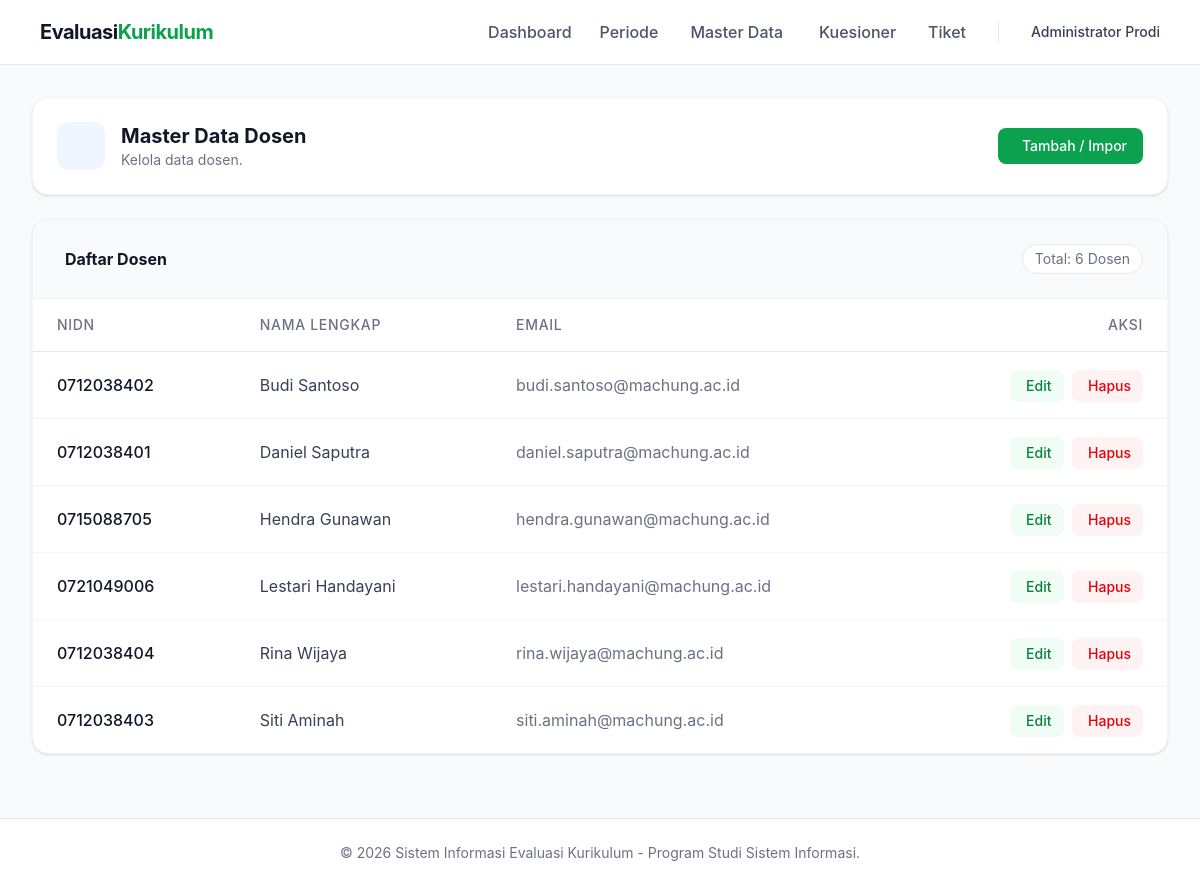
The app's page /admin/master/dosen.php (signed in) with its own data.
### tables this page shows
CREATE TABLE `profil_pengguna` (
  `pengguna_id` int(11) NOT NULL,
  `nomor_induk` varchar(50) DEFAULT NULL,
  `alamat` text DEFAULT NULL,
  `telepon` varchar(20) DEFAULT NULL,
  `posisi_pekerjaan` varchar(100) DEFAULT NULL,
  `instansi` varchar(100) DEFAULT NULL,
  `tahun_lulus` year(4) DEFAULT NULL,
  `foto` varchar(255) DEFAULT NULL,
  PRIMARY KEY (`pengguna_id`),
  CONSTRAINT `profil_pengguna_ibfk_1` FOREIGN KEY (`pengguna_id`) REFERENCES `pengguna` (`id`)
);

CREATE TABLE `pengguna` (
  `id` int(11) NOT NULL AUTO_INCREMENT,
  `nama` varchar(100) NOT NULL,
  `email` varchar(100) NOT NULL,
  `password_hash` varchar(255) NOT NULL,
  `peran` enum('admin','mahasiswa','alumni','perusahaan','dosen') NOT NULL,
  `wajib_ganti_sandi` tinyint(1) DEFAULT 1,
  `aktif` tinyint(1) DEFAULT 1,
  `dibuat_pada` timestamp NOT NULL DEFAULT current_timestamp(),
  `reset_token` varchar(255) DEFAULT NULL,
  `reset_token_expired` datetime DEFAULT NULL,
  PRIMARY KEY (`id`),
  UNIQUE KEY `email` (`email`)
);

### includes/helpers.php (called while the page is built, shortened)
<?php
function escape($string) {
    return htmlspecialchars($string ?? '', ENT_QUOTES, 'UTF-8');
}
?>

### admin/master/dosen.php (the view, shortened to what this page needs)
<?php
require_once '../../config/database.php';
require_once '../../includes/helpers.php';
$stmt = $pdo->query("SELECT u.id, u.nama, u.email, p.nomor_induk FROM pengguna u LEFT JOIN profil_pengguna p ON u.id = p.pengguna_id WHERE u.peran = 'dosen' ORDER BY u.nama ASC");
$dosen_list = $stmt->fetchAll();
require_once '../../includes/header.php';
?>
<div class="bg-white rounded-2xl shadow-sm border border-gray-100 p-6 mb-6">
    <div class="flex items-center justify-between">
        <div class="flex items-center gap-4">
            <div class="w-12 h-12 bg-blue-50 text-blue-500 rounded-xl flex items-center justify-center text-2xl"><i class="ph ph-chalkboard-teacher"></i></div>
            <div><h2 class="text-xl font-bold text-gray-900">Master Data Dosen</h2><p class="text-sm text-gray-500">Kelola data dosen.</p></div>
        </div>
        <button type="button" onclick="document.getElementById('modal-tambah').classList.remove('hidden')" class="bg-brand-500 hover:bg-brand-600 text-white px-4 py-2 rounded-lg text-sm font-medium transition-colors flex items-center gap-2">
            <i class="ph ph-plus-circle"></i> Tambah / Impor
        </button>
    </div>
</div>
<div class="bg-white rounded-2xl shadow-sm border border-gray-100 overflow-hidden mb-8">
    <div class="p-6 border-b border-gray-100 flex justify-between items-center bg-gray-50">
        <h3 class="font-bold text-gray-900 flex items-center gap-2"><i class="ph ph-list-bullets text-brand-500"></i> Daftar Dosen</h3>
        <span class="text-sm text-gray-500 bg-white px-3 py-1 rounded-full border border-gray-200">Total: <?= count($dosen_list) ?> Dosen</span>
    </div>
    <div class="overflow-x-auto">
        <table class="w-full text-left border-collapse">
            <thead>
                <tr class="bg-white border-b border-gray-200 text-sm text-gray-500 uppercase tracking-wider">
                    <th class="px-6 py-4 font-medium">NIDN</th><th class="px-6 py-4 font-medium">Nama Lengkap</th>
                    <th class="px-6 py-4 font-medium">Email</th><th class="px-6 py-4 font-medium text-right">Aksi</th>
                </tr>
            </thead>
            <tbody class="divide-y divide-gray-100">
                <?php if (count($dosen_list) === 0): ?><tr><td colspan="4" class="px-6 py-8 text-center text-gray-500">Belum ada data dosen.</td></tr><?php else: ?>
                    <?php foreach ($dosen_list as $dsn): ?>
                        <tr class="hover:bg-gray-50">
                            <td class="px-6 py-4 text-gray-900 font-medium"><?= escape($dsn['nomor_induk'] ?? '-') ?></td>
                            <td class="px-6 py-4 text-gray-700"><?= escape($dsn['nama']) ?></td>
                            <td class="px-6 py-4 text-gray-500"><?= escape($dsn['email']) ?></td>
                            <td class="px-6 py-4 text-right whitespace-nowrap">
                                <button type="button" onclick="bukaModalEdit(<?= $dsn['id'] ?>, '<?= htmlspecialchars(escape($dsn['nama'])) ?>', '<?= htmlspecialchars(escape($dsn['email'])) ?>', '<?= htmlspecialchars(escape($dsn['nomor_induk'] ?? '')) ?>')" class="text-brand-600 hover:text-brand-800 bg-brand-50 hover:bg-brand-100 px-3 py-1.5 rounded-lg text-sm font-medium transition-colors inline-flex items-center gap-1"><i class="ph ph-pencil-simple"></i> Edit</button>
                                <form action="" method="POST" class="inline-block ml-1" onsubmit="return confirm('Hapus data dosen ini?')">
                                    <button type="submit" class="text-red-600 hover:text-red-800 bg-red-50 hover:bg-red-100 px-3 py-1.5 rounded-lg text-sm font-medium transition-colors inline-flex items-center gap-1"><i class="ph ph-trash"></i> Hapus</button>
                                </form>
                            </td>
                        </tr>
                    <?php endforeach; ?>
                <?php endif; ?>
            </tbody>
        </table>
    </div>
</div>
<?php require_once '../../includes/footer.php'; ?>

### assets/css/style.css (style rules this page uses)
body { font-family: 'Inter', sans-serif; background-color: #f9fafb; color: #111827; }

### includes/header.php (style rules this page uses)
body { font-family: 'Inter', sans-serif; background-color: #f9fafb; color: #111827; }

### records on screen
profil_pengguna: nomor_induk "0712038402", pengguna_id.nama "Budi Santoso", pengguna_id.email "budi.santoso@machung.ac.id"
profil_pengguna: nomor_induk "0712038401", pengguna_id.nama "Daniel Saputra", pengguna_id.email "daniel.saputra@machung.ac.id"
profil_pengguna: nomor_induk "0715088705", pengguna_id.nama "Hendra Gunawan", pengguna_id.email "hendra.gunawan@machung.ac.id"
profil_pengguna: nomor_induk "0721049006", pengguna_id.nama "Lestari Handayani", pengguna_id.email "lestari.handayani@machung.ac.id"
profil_pengguna: nomor_induk "0712038404", pengguna_id.nama "Rina Wijaya", pengguna_id.email "rina.wijaya@machung.ac.id"
profil_pengguna: nomor_induk "0712038403", pengguna_id.nama "Siti Aminah", pengguna_id.email "siti.aminah@machung.ac.id"

### other values on screen
$_SESSION['user_name'] "Administrator Prodi"
count($dosen_list) "6"
